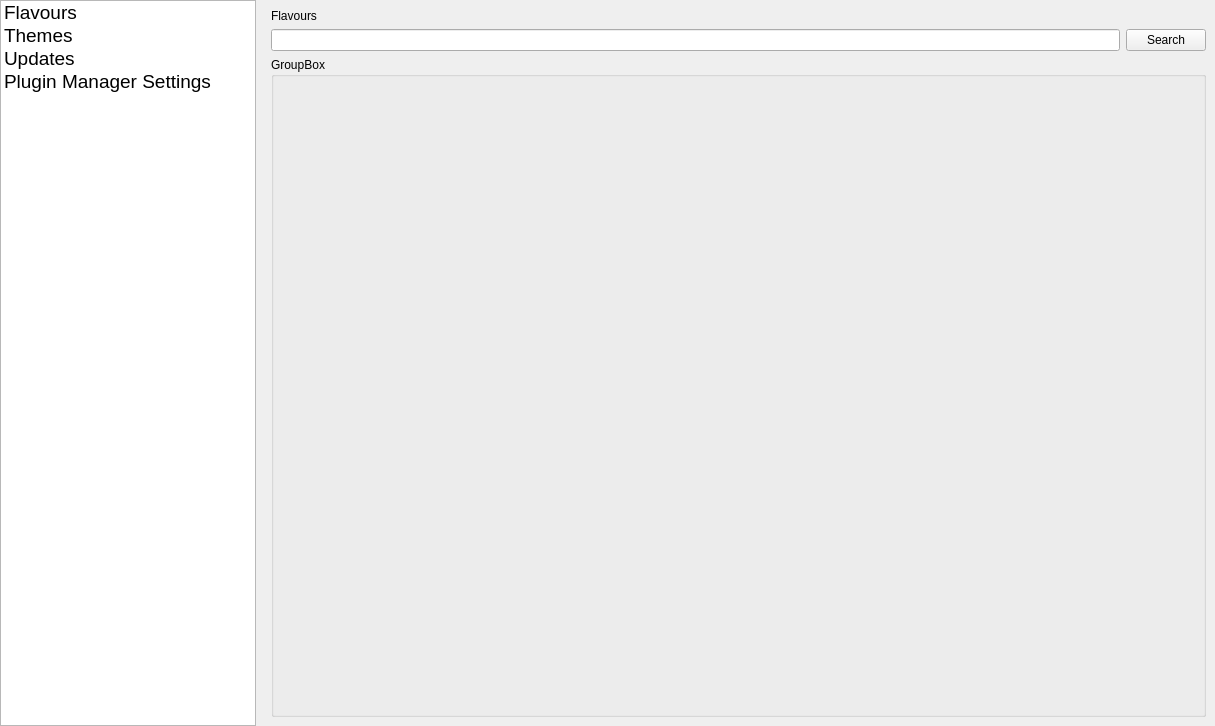
<?xml version="1.0" encoding="UTF-8"?>
<ui version="4.0">
 <class>FtpUploader</class>
 <widget class="QWidget" name="FtpUploader">
  <property name="geometry">
   <rect>
    <x>0</x>
    <y>0</y>
    <width>1215</width>
    <height>726</height>
   </rect>
  </property>
  <property name="windowTitle">
   <string>FTP Panel</string>
  </property>
  <layout class="QHBoxLayout" name="horizontalLayout">
   <property name="leftMargin">
    <number>0</number>
   </property>
   <property name="topMargin">
    <number>0</number>
   </property>
   <property name="rightMargin">
    <number>0</number>
   </property>
   <property name="bottomMargin">
    <number>0</number>
   </property>
   <item>
    <widget class="QListWidget" name="listWidget">
     <property name="sizePolicy">
      <sizepolicy hsizetype="Maximum" vsizetype="Preferred">
       <horstretch>0</horstretch>
       <verstretch>0</verstretch>
      </sizepolicy>
     </property>
     <property name="font">
      <font>
       <pointsize>14</pointsize>
      </font>
     </property>
     <item>
      <property name="text">
       <string>Flavours</string>
      </property>
      <property name="icon">
       <iconset>
        <normaloff>res/512-logo.png</normaloff>res/512-logo.png</iconset>
      </property>
     </item>
     <item>
      <property name="text">
       <string>Themes</string>
      </property>
     </item>
     <item>
      <property name="text">
       <string>Updates</string>
      </property>
     </item>
     <item>
      <property name="text">
       <string>Plugin Manager Settings</string>
      </property>
     </item>
    </widget>
   </item>
   <item>
    <widget class="QStackedWidget" name="stackedWidget">
     <widget class="QWidget" name="page">
      <layout class="QGridLayout" name="gridLayout">
       <item row="1" column="1">
        <widget class="QPushButton" name="pushButton">
         <property name="text">
          <string>Search</string>
         </property>
        </widget>
       </item>
       <item row="0" column="0">
        <widget class="QLabel" name="label">
         <property name="sizePolicy">
          <sizepolicy hsizetype="Preferred" vsizetype="Maximum">
           <horstretch>0</horstretch>
           <verstretch>0</verstretch>
          </sizepolicy>
         </property>
         <property name="text">
          <string>Flavours</string>
         </property>
        </widget>
       </item>
       <item row="1" column="0">
        <widget class="QLineEdit" name="lineEdit"/>
       </item>
       <item row="2" column="0" colspan="2">
        <widget class="QGroupBox" name="groupBox">
         <property name="title">
          <string>GroupBox</string>
         </property>
        </widget>
       </item>
      </layout>
     </widget>
     <widget class="QWidget" name="page_3">
      <widget class="QLabel" name="label_2">
       <property name="geometry">
        <rect>
         <x>220</x>
         <y>170</y>
         <width>65</width>
         <height>18</height>
        </rect>
       </property>
       <property name="text">
        <string>Themes</string>
       </property>
      </widget>
     </widget>
     <widget class="QWidget" name="page_4">
      <widget class="QLabel" name="label_3">
       <property name="geometry">
        <rect>
         <x>280</x>
         <y>220</y>
         <width>65</width>
         <height>18</height>
        </rect>
       </property>
       <property name="text">
        <string>Updates</string>
       </property>
      </widget>
     </widget>
     <widget class="QWidget" name="page_5">
      <widget class="QLabel" name="label_4">
       <property name="geometry">
        <rect>
         <x>210</x>
         <y>260</y>
         <width>65</width>
         <height>18</height>
        </rect>
       </property>
       <property name="text">
        <string>Settings</string>
       </property>
      </widget>
     </widget>
     <widget class="QWidget" name="page_2"/>
    </widget>
   </item>
  </layout>
 </widget>
 <resources/>
 <connections>
  <connection>
   <sender>listWidget</sender>
   <signal>currentRowChanged(int)</signal>
   <receiver>stackedWidget</receiver>
   <slot>setCurrentIndex(int)</slot>
   <hints>
    <hint type="sourcelabel">
     <x>163</x>
     <y>316</y>
    </hint>
    <hint type="destinationlabel">
     <x>411</x>
     <y>286</y>
    </hint>
   </hints>
  </connection>
 </connections>
</ui>
